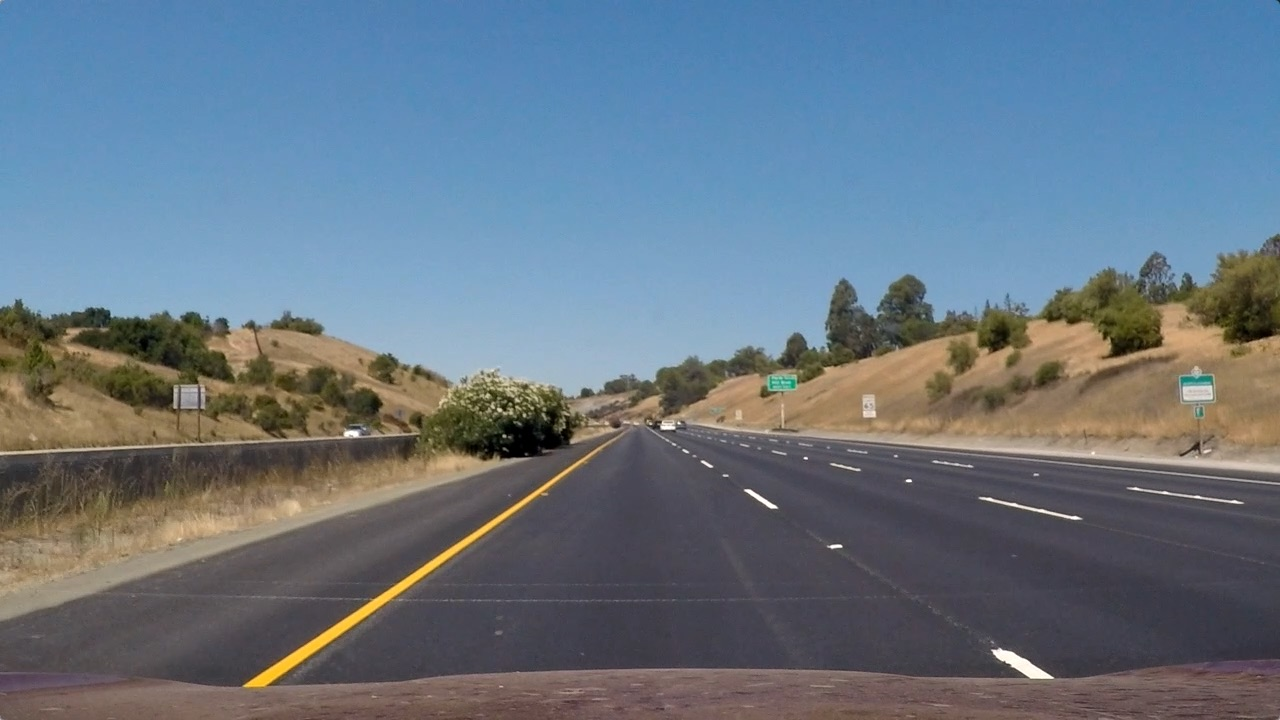
#> input picture test_images/straight_lines1.jpg, 1280 x 720 px
$ python -i lane.py   (imports and definitions only)   (older library calls are emulated)
#> lines starting #> are read from the running program, lines starting #| are printed output that depends on the picture; after the words box and inside, x2 and y2 are one past the last pixel; in counts of white or black regions, pixels touching at a corner belong together
#> further down, picture is the input picture: shape (720, 1280, 3); mean B, G, R 131.2, 117.7, 103.2
### edge_detection.py
import cv2 # Import the OpenCV library to enable computer vision
import numpy as np # Import the NumPy scientific computing library

# Author: Addison Sears-Collins
# https://automaticaddison.com
# Description: A collection of methods to detect help with edge detection

def binary_array(array, thresh, value=0):
  """
  Return a 2D binary array (mask) in which all pixels are either 0 or 1

  :param array: NumPy 2D array that we want to convert to binary values
  :param thresh: Values used for thresholding (inclusive)
  :param value: Output value when between the supplied threshold
  :return: Binary 2D array...
           number of rows x number of columns =
           number of pixels from top to bottom x number of pixels from
             left to right
  """
  if value == 0:
    # Create an array of ones with the same shape and type as
    # the input 2D array.
    binary = np.ones_like(array)

  else:
    # Creates an array of zeros with the same shape and type as
    # the input 2D array.
    binary = np.zeros_like(array)
    value = 1

  # If value == 0, make all values in binary equal to 0 if the
  # corresponding value in the input array is between the threshold
  # (inclusive). Otherwise, the value remains as 1. Therefore, the pixels
  # with the high Sobel derivative values (i.e. sharp pixel intensity
  # discontinuities) will have 0 in the corresponding cell of binary.
  binary[(array >= thresh[0]) & (array <= thresh[1])] = value

  return binary

def blur_gaussian(channel, ksize=3):
  """
  Implementation for Gaussian blur to reduce noise and detail in the image

  :param image: 2D or 3D array to be blurred
  :param ksize: Size of the small matrix (i.e. kernel) used to blur
                i.e. number of rows and number of columns
  :return: Blurred 2D image
  """
  return cv2.GaussianBlur(channel, (ksize, ksize), 0)

def mag_thresh(image, sobel_kernel=3, thresh=(0, 255)):
  """
  Implementation of Sobel edge detection

  :param image: 2D or 3D array to be blurred
  :param sobel_kernel: Size of the small matrix (i.e. kernel)
                       i.e. number of rows and columns
  :return: Binary (black and white) 2D mask image
  """
  # Get the magnitude of the edges that are vertically aligned on the image
  sobelx = np.absolute(sobel(image, orient='x', sobel_kernel=sobel_kernel))

  # Get the magnitude of the edges that are horizontally aligned on the image
  sobely = np.absolute(sobel(image, orient='y', sobel_kernel=sobel_kernel))

  # Find areas of the image that have the strongest pixel intensity changes
  # in both the x and y directions. These have the strongest gradients and
  # represent the strongest edges in the image (i.e. potential lane lines)
  # mag is a 2D array .. number of rows x number of columns = number of pixels
  # from top to bottom x number of pixels from left to right
  mag = np.sqrt(sobelx ** 2 + sobely ** 2)

  # Return a 2D array that contains 0s and 1s
  return binary_array(mag, thresh)

def sobel(img_channel, orient='x', sobel_kernel=3):
  """
  Find edges that are aligned vertically and horizontally on the image

  :param img_channel: Channel from an image
  :param orient: Across which axis of the image are we detecting edges?
  :sobel_kernel: No. of rows and columns of the kernel (i.e. 3x3 small matrix)
  :return: Image with Sobel edge detection applied
  """
  # cv2.Sobel(input image, data type, prder of the derivative x, order of the
  # derivative y, small matrix used to calculate the derivative)
  if orient == 'x':
    # Will detect differences in pixel intensities going from
        # left to right on the image (i.e. edges that are vertically aligned)
    sobel = cv2.Sobel(img_channel, cv2.CV_64F, 1, 0, sobel_kernel)
  if orient == 'y':
    # Will detect differences in pixel intensities going from
    # top to bottom on the image (i.e. edges that are horizontally aligned)
    sobel = cv2.Sobel(img_channel, cv2.CV_64F, 0, 1, sobel_kernel)

  return sobel

def threshold(channel, thresh=(128,255), thresh_type=cv2.THRESH_BINARY):
  """
  Apply a threshold to the input channel

  :param channel: 2D array of the channel data of an image/video frame
  :param thresh: 2D tuple of min and max threshold values
  :param thresh_type: The technique of the threshold to apply
  :return: Two outputs are returned:
             ret: Threshold that was used
             thresholded_image: 2D thresholded data.
  """
  # If pixel intensity is greater than thresh[0], make that value
  # white (255), else set it to black (0)
  return cv2.threshold(channel, thresh[0], thresh[1], thresh_type)

### lane.py
import cv2 # Import the OpenCV library to enable computer vision
import numpy as np # Import the NumPy scientific computing library
import edge_detection as edge # Handles the detection of lane lines
import matplotlib.pyplot as plt # Used for plotting and error checking

# Author: Addison Sears-Collins
# https://automaticaddison.com
# Description: Implementation of the Lane class  20210615-235429.png

filename = 'E:\\Uni\\Courses\\IUPUI\\Thesis\\SimulationEnv\\AirSim\\City\\Codes\\Images\\20210616-005555.png'

class Lane:
  """
  Represents a lane on a road.
  """
  def __init__(self, orig_frame):
    """
      Default constructor

    :param orig_frame: Original camera image (i.e. frame)
    """
    self.orig_frame = orig_frame

    # This will hold an image with the lane lines
    self.lane_line_markings = None

    # This will hold the image after perspective transformation
    self.warped_frame = None
    self.transformation_matrix = None
    self.inv_transformation_matrix = None

    # (Width, Height) of the original video frame (or image)
    self.orig_image_size = self.orig_frame.shape[::-1][1:]

    width = self.orig_image_size[0]
    height = self.orig_image_size[1]
    self.width = width
    self.height = height

    # Four corners of the trapezoid-shaped region of interest
    # You need to find these corners manually.
    self.roi_points = np.float32([
      (500,450), # Top-left corner (274,184)
      (200, 720), # Bottom-left corner (0, 337)
      (1080,720), # Bottom-right corner (575,337)
      (780,450) # Top-right corner (371,184)
    ])

    # The desired corner locations  of the region of interest
    # after we perform perspective transformation.
    # Assume image width of 600, padding == 150. (200)
    self.padding = int(0.30 * width) # padding from side of the image in pixels
    self.desired_roi_points = np.float32([
      [self.padding, 0], # Top-left corner
      [self.padding, self.orig_image_size[1]], # Bottom-left corner
      [self.orig_image_size[
        0]-self.padding, self.orig_image_size[1]], # Bottom-right corner
      [self.orig_image_size[0]-self.padding, 0] # Top-right corner
    ])

    # Histogram that shows the white pixel peaks for lane line detection
    self.histogram = None

    # Sliding window parameters
    self.no_of_windows = 10
    self.margin = int((1/12) * width)  # Window width is +/- margin
    self.minpix = int((1/24) * width)  # Min no. of pixels to recenter window

    # Best fit polynomial lines for left line and right line of the lane
    self.left_fit = None
    self.right_fit = None
    self.left_lane_inds = None
    self.right_lane_inds = None
    self.ploty = None
    self.left_fitx = None
    self.right_fitx = None
    self.leftx = None
    self.rightx = None
    self.lefty = None
    self.righty = None

    # Pixel parameters for x and y dimensions
    self.YM_PER_PIX = 10.0 / 1000 # meters per pixel in y dimension
    self.XM_PER_PIX = 3.7 / 781 # meters per pixel in x dimension

    # Radii of curvature and offset
    self.left_curvem = None
    self.right_curvem = None
    self.center_offset = None

  # [336 lines left out: functions calculate_car_position, calculate_curvature, calculate_histogram, display_curvature_offset, get_lane_line_previous_window, get_lane_line_indices_sliding_windows, not called in this run]

  def get_line_markings(self, frame=None):
    """
    Isolates lane lines.

      :param frame: The camera frame that contains the lanes we want to detect
    :return: Binary (i.e. black and white) image containing the lane lines.
    """
    if frame is None:
      frame = self.orig_frame

    # Convert the video frame from BGR (blue, green, red)
    # color space to HLS (hue, saturation, lightness).
    hls = cv2.cvtColor(frame, cv2.COLOR_BGR2HLS)
#> hls: shape (720, 1280, 3); mean of channels 0, 1, 2 85.5, 117, 67

    ################### Isolate possible lane line edges ######################

    # Perform Sobel edge detection on the L (lightness) channel of
    # the image to detect sharp discontinuities in the pixel intensities
    # along the x and y axis of the video frame.
    # sxbinary is a matrix full of 0s (black) and 255 (white) intensity values
    # Relatively light pixels get made white. Dark pixels get made black.
    _, sxbinary = edge.threshold(hls[:, :, 1], thresh=(200, 255))
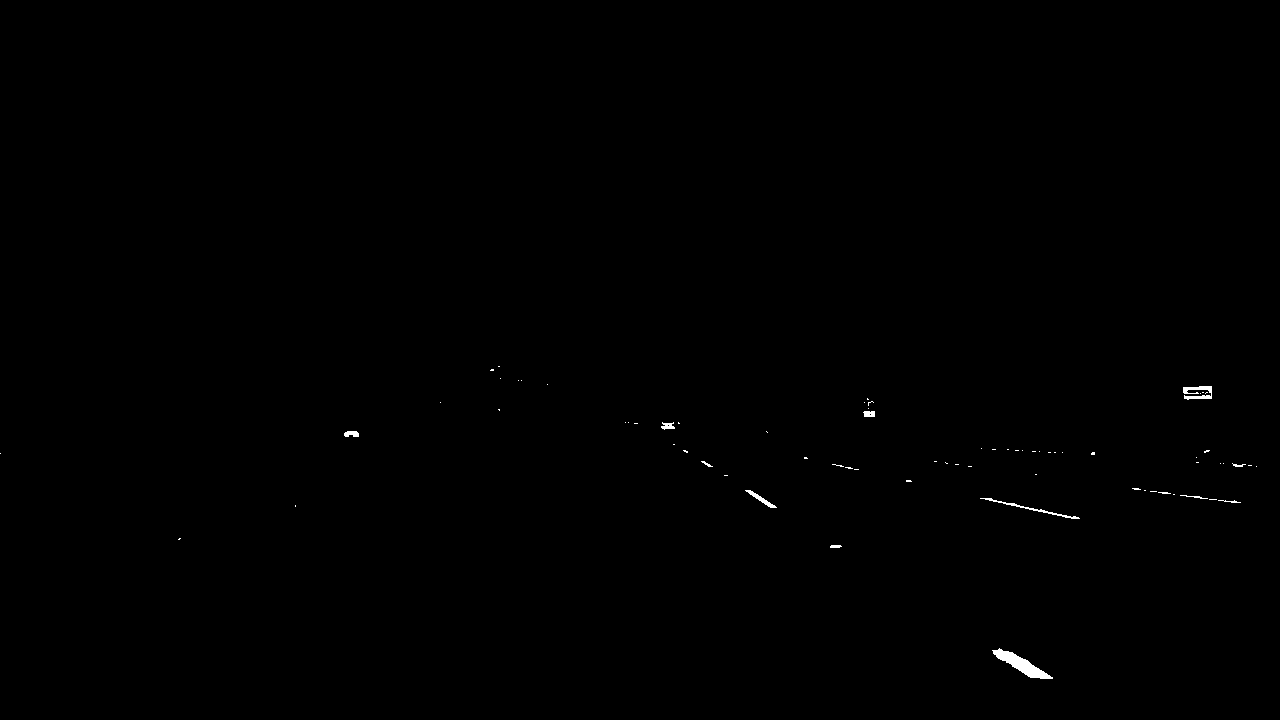
#> sxbinary: shape (720, 1280); 0.2% white; 72 white regions (60 under 20 px), largest, box (x1, y1, x2, y2) and area: (992, 648, 1053, 679) 640, (1183, 386, 1212, 400) 238, (980, 498, 1080, 519) 210
    sxbinary = edge.blur_gaussian(sxbinary, ksize=3) # Reduce noise

    # 1s will be in the cells with the highest Sobel derivative values
    # (i.e. strongest lane line edges)
    sxbinary = edge.mag_thresh(sxbinary, sobel_kernel=3, thresh=(110, 255))
#> in mag_thresh, `return binary_array(mag, thresh)`:
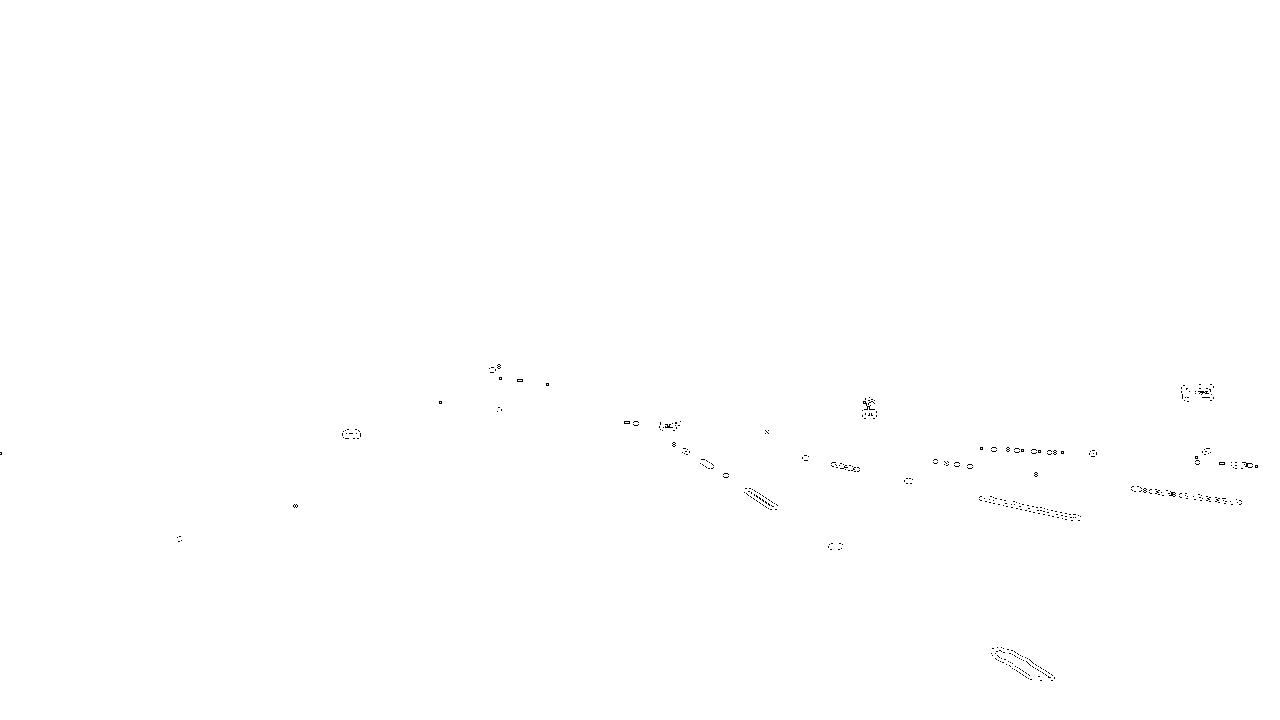
#> returned value: shape (720, 1280) float64; values 0 (black) and 1 (white), 99.9% white; black in thin lines or dots, all inside (x1, y1, x2, y2) = (0, 364, 1258, 681)

    ######################## Isolate possible lane lines ######################

    # Perform binary thresholding on the S (saturation) channel
    # of the video frame. A high saturation value means the hue color is pure.
    # We expect lane lines to be nice, pure colors (i.e. solid white, yellow)
    # and have high saturation channel values.
    # s_binary is matrix full of 0s (black) and 255 (white) intensity values
    # White in the regions with the purest hue colors (e.g. >80...play with
    # this value for best results).
    s_channel = hls[:, :, 2] # use only the saturation channel data
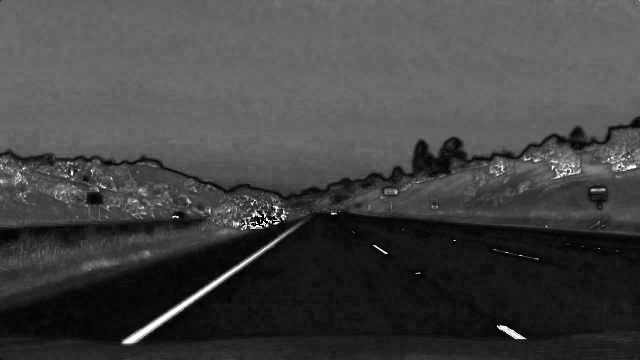
#> s_channel: shape (720, 1280) (shown at 1/2 size); min 0, max 255, mean 67
    _, s_binary = edge.threshold(s_channel, (80, 255))
#> s_binary: shape (720, 1280); 48.8% white; 690 white regions (554 under 20 px), largest, box (x1, y1, x2, y2) and area: (0, 0, 1280, 364) 401197, (976, 283, 1164, 373) 7517, (1142, 260, 1280, 360) 6270

    # Perform binary thresholding on the R (red) channel of the
        # original BGR video frame.
    # r_thresh is a matrix full of 0s (black) and 255 (white) intensity values
    # White in the regions with the richest red channel values (e.g. >120).
    # Remember, pure white is bgr(255, 255, 255).
    # Pure yellow is bgr(0, 255, 255). Both have high red channel values.
    _, r_thresh = edge.threshold(frame[:, :, 2], thresh=(120, 255))
#> r_thresh: shape (720, 1280); 26.3% white; 689 white regions (613 under 20 px), largest, box (x1, y1, x2, y2) and area: (0, 216, 1280, 720) 198861, (0, 448, 532, 621) 28479, (908, 648, 1206, 689) 2306

    # Lane lines should be pure in color and have high red channel values
    # Bitwise AND operation to reduce noise and black-out any pixels that
    # don't appear to be nice, pure, solid colors (like white or yellow lane
    # lines.)
    rs_binary = cv2.bitwise_and(s_binary, r_thresh)
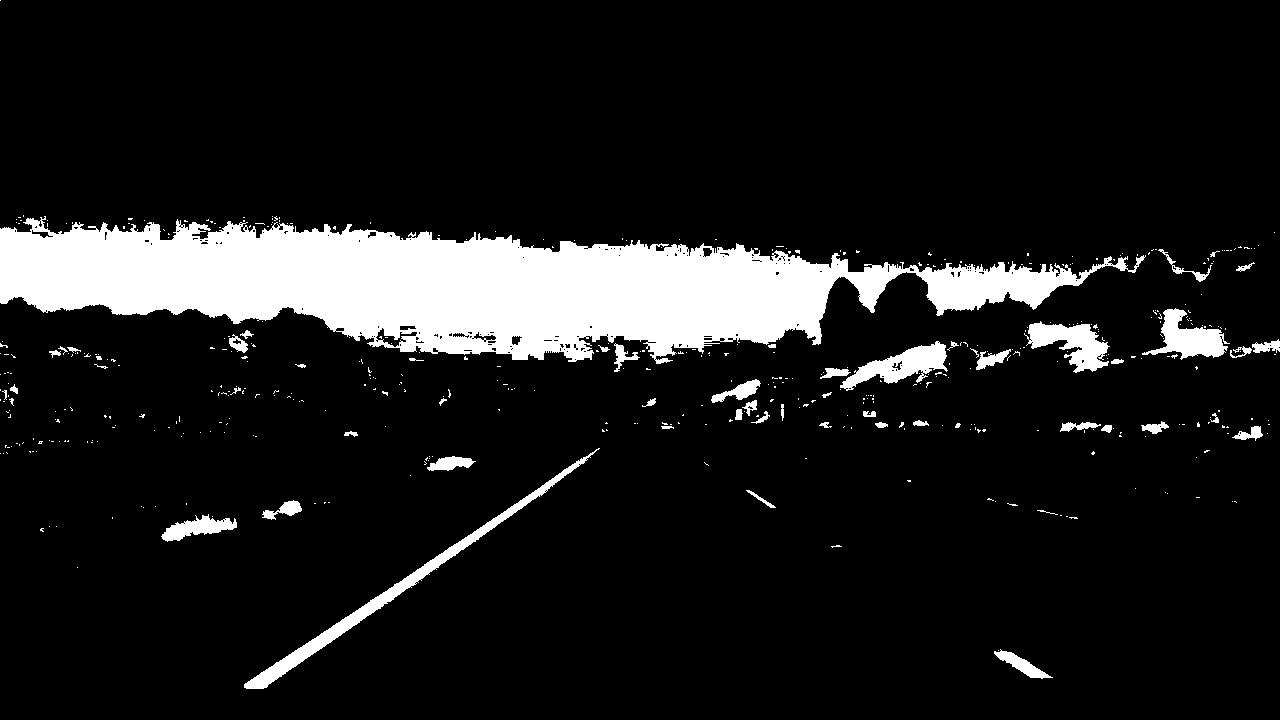
#> rs_binary: shape (720, 1280); 11.2% white; 488 white regions (432 under 20 px), largest, box (x1, y1, x2, y2) and area: (0, 216, 1146, 364) 84771, (244, 448, 600, 689) 4111, (840, 341, 948, 391) 2192

    ### Combine the possible lane lines with the possible lane line edges #####
    # If you show rs_binary visually, you'll see that it is not that different
    # from this return value. The edges of lane lines are thin lines of pixels.
    self.lane_line_markings = cv2.bitwise_or(rs_binary, sxbinary.astype(
                              np.uint8))
    return self.lane_line_markings

  # [189 lines left out: functions histogram_peak, overlay_lane_lines, perspective_transform, plot_roi, main, not called in this run]
#main()

>>> import cv2
>>> picture = cv2.imread('test_images/straight_lines1.jpg')
>>> result = Lane(picture).get_line_markings()
